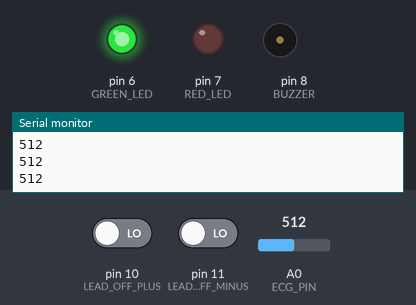
A sketch run on a simulated Arduino Uno, built with avr-gcc and run on an emulated ATmega328P. On the bench: output pins drawn as LEDs (lit = HIGH), buzzer (waves = sounding, pin HIGH), the last lines printed to the serial monitor. The test bench sets the inputs (shaded band); at power-on: pin 10 (LEAD_OFF_PLUS) LOW, pin 11 (LEAD_OFF_MINUS) LOW, A0 (ECG_PIN) = 512.

Above: at 1.2 s.
1.3 s: pin 10 (LEAD_OFF_PLUS) driven HIGH
At 2.3 s:
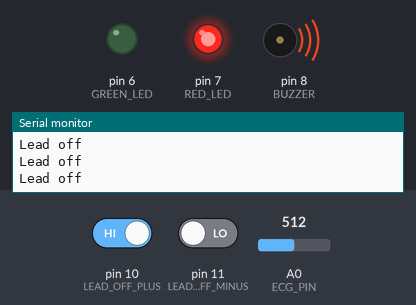
2.8 s: pin 10 (LEAD_OFF_PLUS) driven LOW
At 3.7 s:
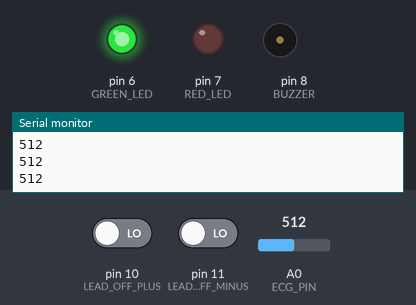
4.3 s: pin 11 (LEAD_OFF_MINUS) driven HIGH
At 4.7 s:
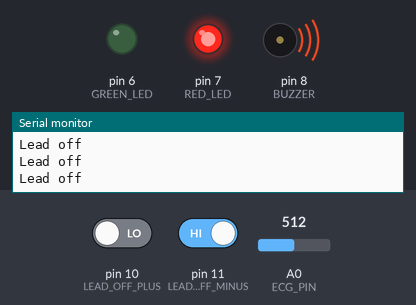
Timing chart, 0 to 7.3 s (numbered marks = the images above; inputs shaded):
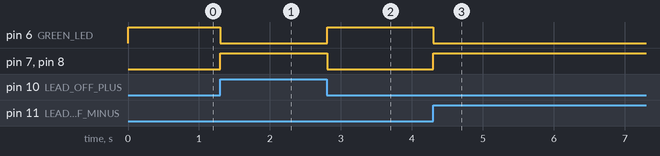

Measured:
- after the input at 1.3 s, pin 6 (GREEN_LED): HIGH → LOW at once; pin 7 (RED_LED), pin 8 (BUZZER): LOW → HIGH at once
- after the input at 2.8 s, pin 6 (GREEN_LED): LOW → HIGH at once; pin 7 (RED_LED), pin 8 (BUZZER): HIGH → LOW at once
- after the input at 4.3 s, pin 6 (GREEN_LED): HIGH → LOW at once; pin 7 (RED_LED), pin 8 (BUZZER): LOW → HIGH at once

The sketch:

ECG_Heartbeat_Monitor.ino
```cpp
// Arduino-Based ECG Heartbeat Monitoring Prototype
// Arduino UNO + AD8232 ECG sensor

const byte ECG_PIN = A0;
const byte LEAD_OFF_PLUS = 10;
const byte LEAD_OFF_MINUS = 11;

const byte GREEN_LED = 6;
const byte RED_LED = 7;
const byte BUZZER = 8;

void setup()
{
  Serial.begin(9600);

  pinMode(LEAD_OFF_PLUS, INPUT);
  pinMode(LEAD_OFF_MINUS, INPUT);

  pinMode(GREEN_LED, OUTPUT);
  pinMode(RED_LED, OUTPUT);
  pinMode(BUZZER, OUTPUT);

  digitalWrite(GREEN_LED, LOW);
  digitalWrite(RED_LED, LOW);
  digitalWrite(BUZZER, LOW);
}

void loop()
{
  const int ecgValue = analogRead(ECG_PIN);
  const bool leadOff = (digitalRead(LEAD_OFF_PLUS) == HIGH) ||
                       (digitalRead(LEAD_OFF_MINUS) == HIGH);

  if (leadOff)
  {
    digitalWrite(GREEN_LED, LOW);
    digitalWrite(RED_LED, HIGH);
    digitalWrite(BUZZER, HIGH);

    Serial.println("Lead off");
  }
  else
  {
    digitalWrite(GREEN_LED, HIGH);
    digitalWrite(RED_LED, LOW);
    digitalWrite(BUZZER, LOW);

    // Send the ECG sample to the Arduino Serial Plotter.
    Serial.println(ecgValue);
  }

  delay(5);
}
```
